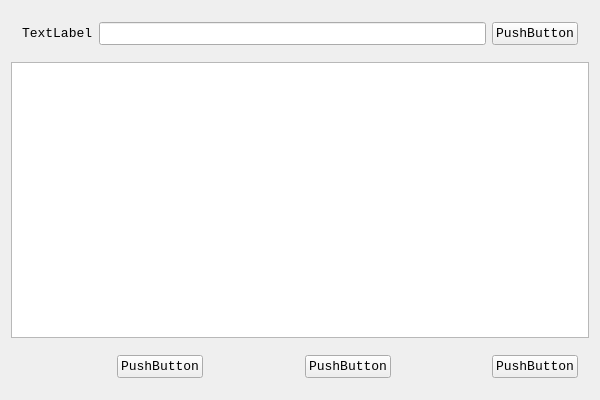
<?xml version="1.0" encoding="UTF-8"?>
<ui version="4.0">
 <class>DirWatcherClass</class>
 <widget class="QWidget" name="DirWatcherClass">
  <property name="geometry">
   <rect>
    <x>0</x>
    <y>0</y>
    <width>600</width>
    <height>400</height>
   </rect>
  </property>
  <property name="font">
   <font>
    <family>Consolas</family>
    <pointsize>10</pointsize>
   </font>
  </property>
  <property name="windowTitle">
   <string>DirWatcher</string>
  </property>
  <layout class="QVBoxLayout" name="verticalLayout">
   <item>
    <widget class="QWidget" name="widget" native="true">
     <layout class="QHBoxLayout" name="horizontalLayout">
      <item>
       <widget class="QLabel" name="labelDir">
        <property name="text">
         <string>TextLabel</string>
        </property>
       </widget>
      </item>
      <item>
       <widget class="QLineEdit" name="lineEditDir"/>
      </item>
      <item>
       <widget class="QPushButton" name="buttonBrowser">
        <property name="text">
         <string>PushButton</string>
        </property>
       </widget>
      </item>
     </layout>
    </widget>
   </item>
   <item>
    <widget class="QPlainTextEdit" name="plainTextEdit"/>
   </item>
   <item>
    <widget class="QWidget" name="widget_2" native="true">
     <layout class="QHBoxLayout" name="horizontalLayout_2">
      <item>
       <spacer name="horizontalSpacer">
        <property name="orientation">
         <enum>Qt::Horizontal</enum>
        </property>
        <property name="sizeHint" stdset="0">
         <size>
          <width>40</width>
          <height>20</height>
         </size>
        </property>
       </spacer>
      </item>
      <item>
       <widget class="QPushButton" name="buttonStart">
        <property name="text">
         <string>PushButton</string>
        </property>
       </widget>
      </item>
      <item>
       <spacer name="horizontalSpacer_2">
        <property name="orientation">
         <enum>Qt::Horizontal</enum>
        </property>
        <property name="sizeHint" stdset="0">
         <size>
          <width>40</width>
          <height>20</height>
         </size>
        </property>
       </spacer>
      </item>
      <item>
       <widget class="QPushButton" name="buttonClear">
        <property name="text">
         <string>PushButton</string>
        </property>
       </widget>
      </item>
      <item>
       <spacer name="horizontalSpacer_3">
        <property name="orientation">
         <enum>Qt::Horizontal</enum>
        </property>
        <property name="sizeHint" stdset="0">
         <size>
          <width>40</width>
          <height>20</height>
         </size>
        </property>
       </spacer>
      </item>
      <item>
       <widget class="QPushButton" name="buttonChange">
        <property name="text">
         <string>PushButton</string>
        </property>
       </widget>
      </item>
     </layout>
    </widget>
   </item>
  </layout>
 </widget>
 <layoutdefault spacing="6" margin="11"/>
 <resources>
  <include location="DirWatcher.qrc"/>
 </resources>
 <connections/>
</ui>
